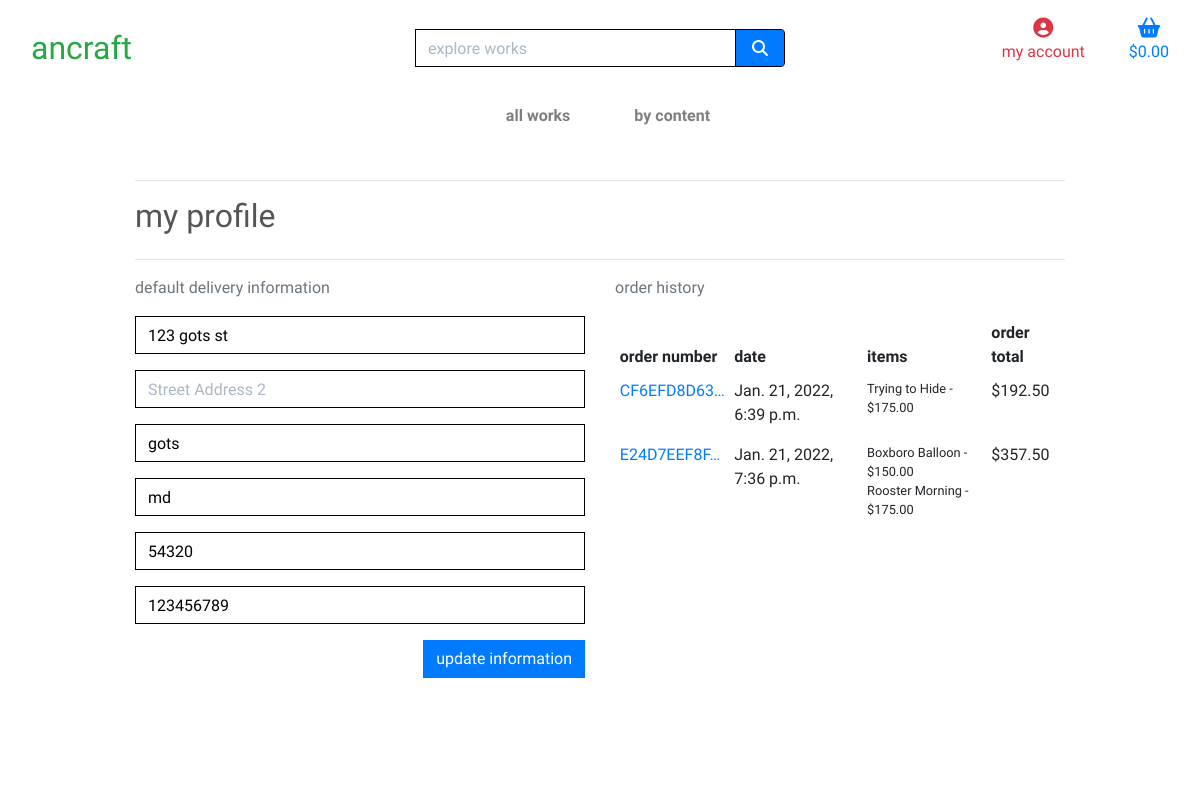
/profile/ (signed in), run on an earlier commit of the app's database.
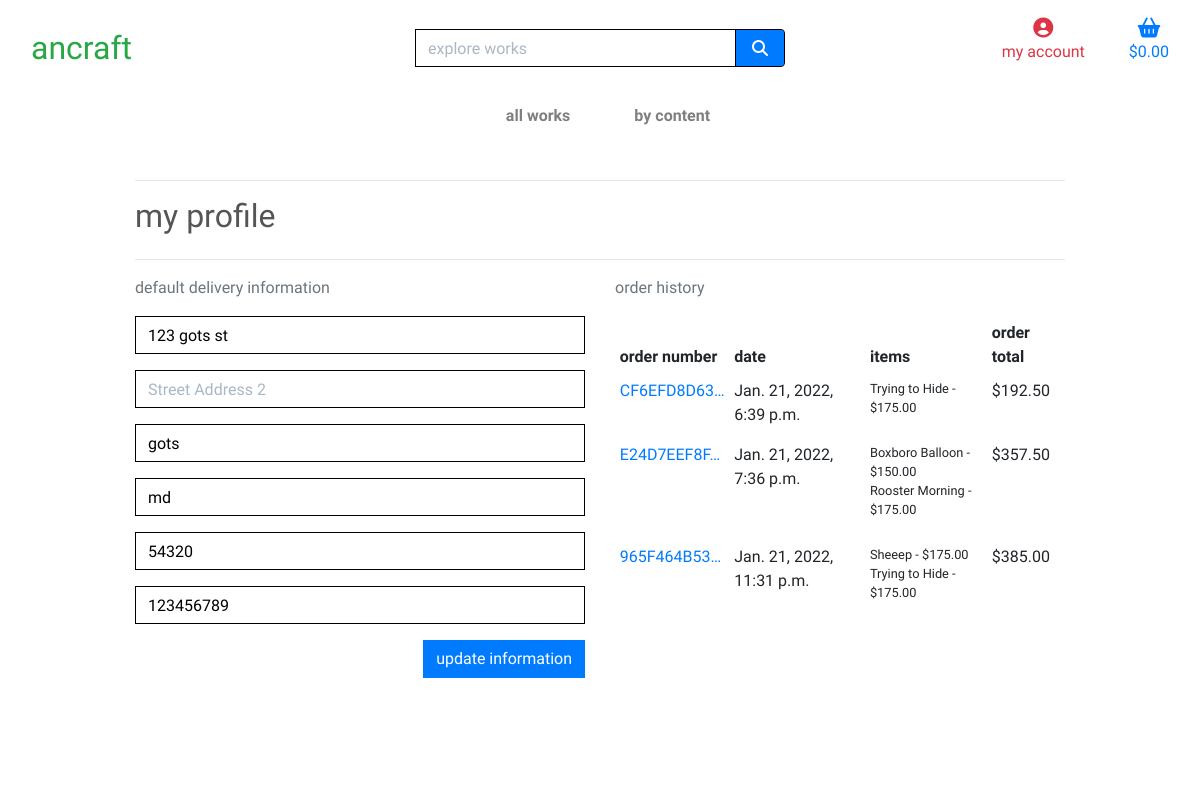
And on a later commit of the database.
### checkout/models.py (models this page shows, shortened)
class Order(models.Model):
    order_number = models.CharField(max_length=32, null=False, editable=False)
    user_profile = models.ForeignKey(UserProfile, on_delete=models.SET_NULL,
                                     null=True, blank=True, related_name='orders')
    full_name = models.CharField(max_length=50, null=False, blank=False)
    email = models.EmailField(max_length=254, null=False, blank=False)
    phone_number = models.CharField(max_length=20, null=False, blank=False)
    zipcode = models.CharField(max_length=20, null=True, blank=True)
    state = models.CharField(max_length=40, null=False, blank=False)
    town_or_city = models.CharField(max_length=40, null=False, blank=False)
    street_address1 = models.CharField(max_length=80, null=False, blank=False)
    street_address2 = models.CharField(max_length=80, null=True, blank=True)
    date = models.DateTimeField(auto_now_add=True)
    delivery_cost = models.DecimalField(max_digits=6, decimal_places=2, null=False, default=0)
    order_total = models.DecimalField(max_digits=10, decimal_places=2, null=False, default=0)
    grand_total = models.DecimalField(max_digits=10, decimal_places=2, null=False, default=0)
    original_cart = models.TextField(null=False, blank=False, default='')
    stripe_pid = models.CharField(max_length=254, null=False, blank=False, default='')

class OrderLineItem(models.Model):
    order = models.ForeignKey(Order, null=False, blank=False, on_delete=models.CASCADE, related_name='lineitems')
    work = models.ForeignKey(Work, null=False, blank=False, on_delete=models.CASCADE)
    quantity = models.IntegerField(null=False, blank=False, default=0)
    lineitem_total = models.DecimalField(max_digits=6, decimal_places=2, null=False, blank=False, editable=False)

### works/models.py (models this page shows, shortened)
class Work(models.Model):
    class Meta:
        verbose_name_plural = 'Works'
    content = models.ForeignKey('Content', null=True, blank=True,
                                 on_delete=models.SET_NULL)
    name = models.CharField(max_length=254)
    description = models.TextField()
    is_sold = models.BooleanField(default=False)
    price = models.DecimalField(max_digits=6, decimal_places=2)
    rating = models.DecimalField(max_digits=3, decimal_places=2, null=True, blank=True, default=1, validators=[
                                 MaxValueValidator(5), MinValueValidator(1)])
    image = models.ImageField(null=True, blank=True)

### profiles/views.py (the view)
# urls.py: path('profile/', include('profiles.urls')),
@login_required
def profile(request):
    profile = get_object_or_404(UserProfile, user=request.user)
    orders = profile.orders.all()
    if request.method == "POST":
        form = UserProfileForm(request.POST, instance=profile)
        if form.is_valid():
            form.save()
            messages.success(request, 'profile updated successfully')
        else:
            messages.error(request, 'update failed. please ensure the form is valid.')
    else:
        form = UserProfileForm(instance=profile)
    template = 'profiles/profile.html'
    context = {
        'form': form,
        'orders': orders,
        'on_profile_page': True
    }
    return render(request, template, context)

### profiles/forms.py
class UserProfileForm(forms.ModelForm):
    class Meta:
        model = UserProfile
        exclude = ('user',)
    def __init__(self, *args, **kwargs):
        super().__init__(*args, **kwargs)
        placeholders = {
            'default_phone_number': 'Phone Number',
            'default_zipcode': 'Zipcode',
            'default_town_or_city': 'Town or City',
            'default_state': 'State',
            'default_street_address1': 'Street Address 1',
            'default_street_address2': 'Street Address 2',
        }
        self.fields['default_phone_number'].widget.attrs['autofocus'] = True
        for field in self.fields:
            if self.fields[field].required:
                placeholder = f'{placeholders[field]} *'
            else:
                placeholder = placeholders[field]
            self.fields[field].widget.attrs['placeholder'] = placeholder
            self.fields[field].widget.attrs['class'] = 'border-black rounded-0 profile-form-input'
            self.fields[field].label = False

### profiles/templates/profiles/profile.html (shortened to what this page needs)
{% extends "base.html" %}
{% load static %}
{% block extra_css %}
    <link rel="stylesheet" href="{% static 'profiles/css/profile.css' %}">
{% endblock %}
{% block page_header %}
    <div class="container header-container">
    </div>
{% endblock %}
{% block content %}
    <div class="overlay"></div>
    <div class="container">
        <div class="row">
            <div class="col">
                <hr>
                <h2 class="logo-font mb-4">my profile</h2>
                <hr>
            </div>
        </div>
        <div class="row">
            <div class="col-12 col-lg-6">
                <p class="text-muted">default delivery information</p>
                <form class="mt-3" action="{% url 'profile' %}" method="POST" id="profile-update-form">
                    {{ form|crispy }}
                    <button class="btn btn-primary rounded-0 float-right">update information</button>
                </form>
            </div>
            <div class="col-12 col-lg-6">
                <p class="text-muted">order history</p>
                <div class="order-history table-responsive">
                    <table class="table table-sm table-borderless">
                        <thead>
                            <tr>
                                <th>order number</th>
                                <th>date</th>
                                <th>items</th>
                                <th>order total</th>
                            </tr>
                        </thead>
                        <tbody>
                            {% for order in orders %}
                                <tr>
                                    <td>
                                        <a href="{% url 'order_history' order.order_number %}"
                                        title="{{ order.order_number }}">
                                            {{ order.order_number|truncatechars:11 }}
                                        </a>
                                    </td>
                                    <td>{{ order.date }}</td>
                                    <td>
                                        <ul class="list-unstyled">
                                            {% for item in order.lineitems.all %}
                                                <li class="small">
                                                    {{ item.work.name }} - ${{ item.work.price }}
                                                </li>
                                            {% endfor %}
                                        </ul>
                                    </td>
                                    <td>${{ order.grand_total }}</td>
                                </tr>
                            {% endfor %}
                        </tbody>
                    </table>
                </div>
            </div>
        </div>
{% endblock %}

What changed in the data, as far as the page shows it:
added Order: order_number "965F464B53…", date "Jan. 21, 2022, 11:31 p.m.", grand_total "385.00"
added OrderLineItem: work.name "Sheeep", work.price "175.00", shown under "965F464B53…"
added OrderLineItem: work.name "Trying to Hide", work.price "175.00", shown under "965F464B53…"
